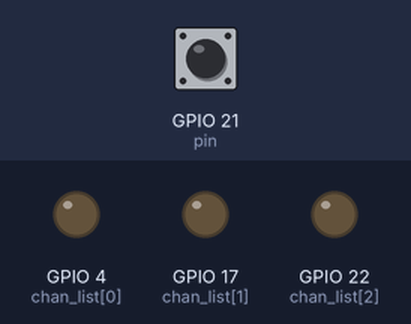
The program below on a simulated Raspberry Pi (BCM pin numbers). Parts: output pins drawn as LEDs (lit = HIGH). Inputs (shaded band) come from the test bench; at power-on: GPIO 21 (pin) LOW. Random numbers come from a fixed seed.

Above: at 1.2 s.
1.3 s: GPIO 21 (pin) pulled HIGH for 0.15 s
At 1.8 s:
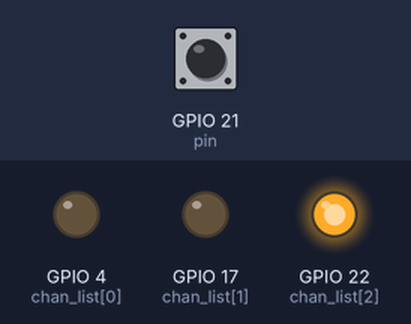
2.9 s: GPIO 21 (pin) pulled HIGH for 1 s
At 4.2 s:
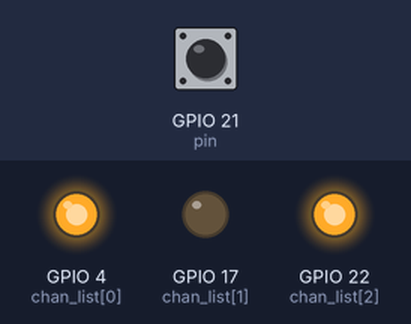
5.4 s: GPIO 21 (pin) pulled HIGH for 0.15 s
At 6.1 s:
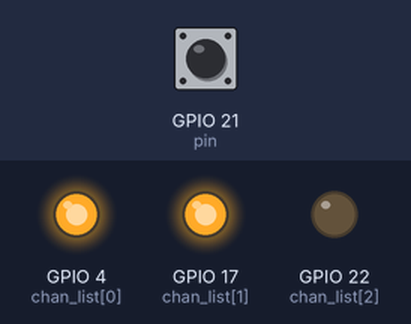
7.0 s: GPIO 21 (pin) pulled HIGH for 3.2 s
At 7.3 s:
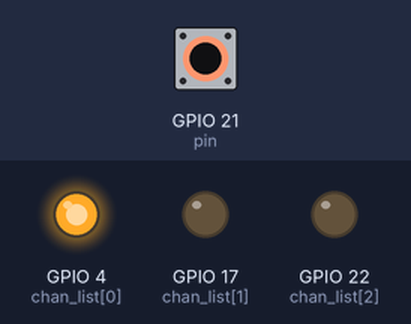
11.7 s: GPIO 21 (pin) pulsed HIGH 5 times (0.12 s each, 0.3 s apart)
At 14.2 s:
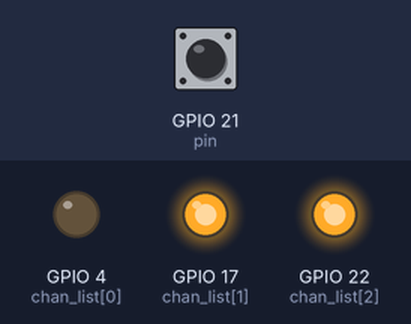
Timing chart, 0 to 15.7 s (numbered marks = the images above; inputs shaded):
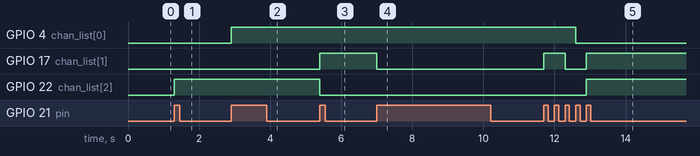

The program:

sound.py
```python
# -*- coding: utf-8 -*-
#gpio输入模式demo
import RPi.GPIO as GPIO
import random
import time

pin=21

#设置gpio的控制模式
GPIO.setmode(GPIO.BCM)
#避免警告
GPIO.setwarnings(False)
#设置2号脚为0v
GPIO.setup(pin,GPIO.IN, pull_up_down=GPIO.PUD_DOWN)

chan_list = [4,17,22]
GPIO.setup(chan_list, GPIO.OUT)

b=-1
c=-1
d=-1

#低电平触发可用GPIO.FALLING两者都触发可用GPIO.BOTH
GPIO.add_event_detect(pin, GPIO.RISING)
while True:
 if GPIO.event_detected(pin):
        b=random.randint(0,1)
        c=random.randint(0,1)
        d=random.randint(0,1)
        GPIO.output(17,b)
        GPIO.output(4,c)
        GPIO.output(22,d)
	time.sleep(0.2)
GPIO.cleanup()
```

Measured:
- after the input at 1.3 s, GPIO 22 (chan_list[2]): LOW → HIGH at once
- after the input at 2.9 s, GPIO 4 (chan_list[0]): LOW → HIGH at once
- after the input at 5.4 s, GPIO 17 (chan_list[1]): LOW → HIGH at once; GPIO 22 (chan_list[2]): HIGH → LOW at once
- after the input at 7.0 s, GPIO 17 (chan_list[1]): HIGH → LOW at once
- after the input at 11.7 s, GPIO 4 (chan_list[0]): HIGH → LOW after 0.90 s; GPIO 17 (chan_list[1]): LOW → HIGH at once, → LOW 0.60 s later, → HIGH 0.60 s later; GPIO 22 (chan_list[2]): LOW → HIGH after 1.2 s
